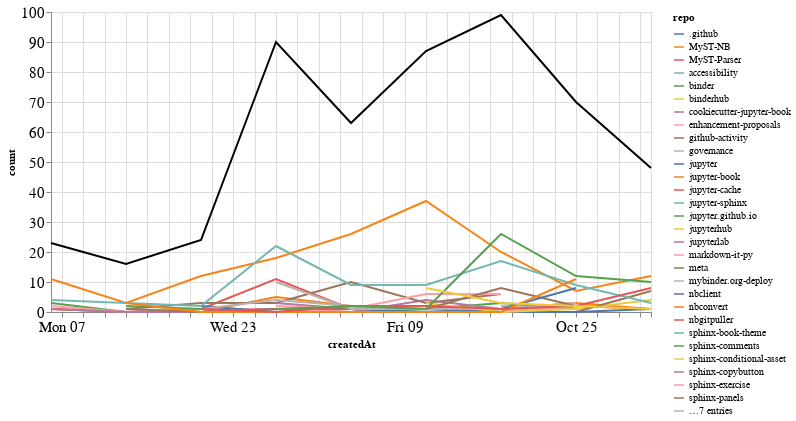

Notebook source saved alongside this figure:
### Markdown cell above
## Comments

### Code cell
comments_time = comments.groupby('repo').resample('W', on='createdAt').count()['author'].reset_index()
comments_time = comments_time.rename(columns={'author': 'count'})
comments_time_total = comments_time.groupby('createdAt').agg({"count": "sum"}).reset_index()
ch1 = alt.Chart(comments_time, width=600).mark_line().encode(
    x='createdAt',
    y='count',
    color='repo',
    tooltip="repo"
)

ch2 = alt.Chart(comments_time_total, width=600).mark_line(color="black").encode(
    x='createdAt',
    y='count',
)

ch1 + ch2

### Figure 1 — Vega-Lite specification as saved in the notebook (floating-point values rounded to 4 significant figures; data arrays with more than 128 entries replaced by an {"elided": "..."} marker saying what was removed)
{"config": {"axisLeft": {"labelFontSize": 15}, "axisBottom": {"labelFontSize": 15}}, "layer": [{"data": {"name": "data-11cd8c5b17c00204600495ff1520569e"}, "mark": "line", "encoding": {"color": {"type": "nominal", "field": "repo"}, "tooltip": {"type": "nominal", "field": "repo"}, "x": {"type": "temporal", "field": "createdAt"}, "y": {"type": "quantitative", "field": "count"}}, "width": 600}, {"data": {"name": "data-2dc4a2c708db3b8a613b9e1c597f673f"}, "mark": {"type": "line", "color": "black"}, "encoding": {"x": {"type": "temporal", "field": "createdAt"}, "y": {"type": "quantitative", "field": "count"}}, "width": 600}], "$schema": "https://vega.github.io/schema/vega-lite/v4.8.1.json", "datasets": {"data-11cd8c5b17c00204600495ff1520569e": {"elided": "151 records"}, "data-2dc4a2c708db3b8a613b9e1c597f673f": [{"createdAt": "2020-09-06T00:00:00", "count": 23}, {"createdAt": "2020-09-13T00:00:00", "count": 16}, {"createdAt": "2020-09-20T00:00:00", "count": 24}, {"createdAt": "2020-09-27T00:00:00", "count": 90}, {"createdAt": "2020-10-04T00:00:00", "count": 63}, {"createdAt": "2020-10-11T00:00:00", "count": 87}, {"createdAt": "2020-10-18T00:00:00", "count": 99}, {"createdAt": "2020-10-25T00:00:00", "count": 70}, {"createdAt": "2020-11-01T00:00:00", "count": 48}]}}
